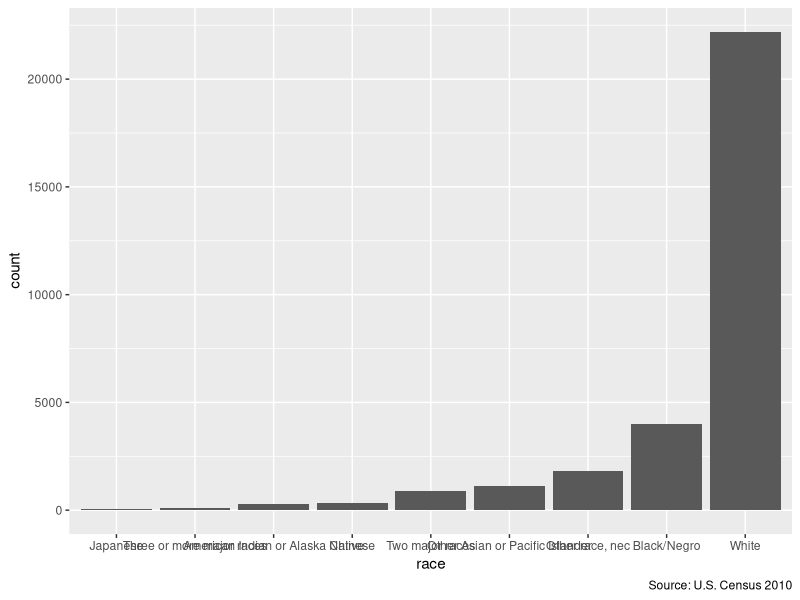
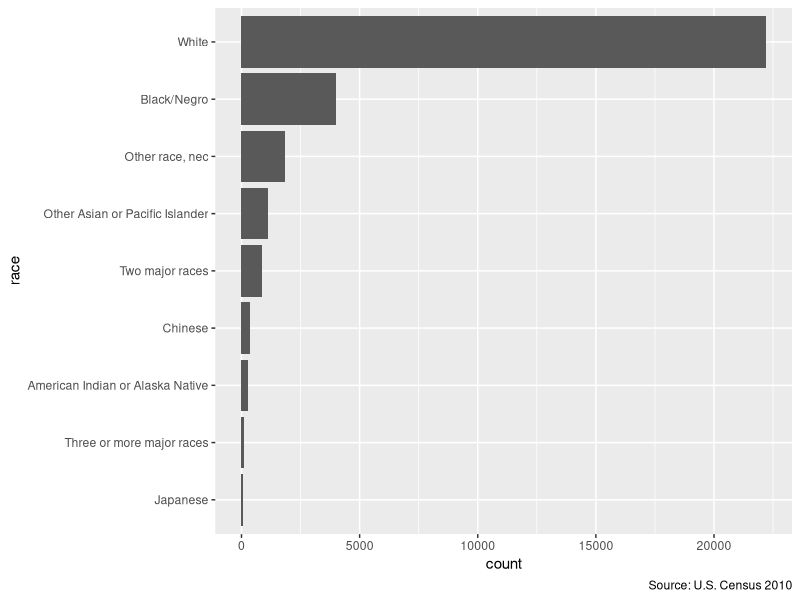

Source code (R) for these figures, in order: (Note: this script raises an error after producing the figures.)
## ---- chunk 1
library(dplyr)
library(readr)
library(haven)
library(ggplot2)
## ---- chunk 2
cen10 <- read_csv("input/usc2010_001percent.csv", col_types = cols())
## ---- chunk 3
copy <- cen10 
## ---- chunk 4
copy
## ---- chunk 5
copy <- ""
## ---- chunk 6
copy
## ---- chunk 7
my_list <- list()
my_list
## ---- chunk 8
my_list[[1]] <- "contents of the first slot -- this is a string"
my_list[["slot 2"]] <- "contents of slot named slot 2"
my_list
## ---- chunk 9
my_list[[1]] <- c(1, 2, 3, 4, 5)
## ---- chunk 10
my_list[[1]][[1]] <- "subitem 1 in slot 1 of my_list"
my_list[[1]][[2]] <- "subitem 1 in slot 2 of my_list"
my_list[[1]][[3]] <- "subitem 1 in slot 3 of my_list"

my_list
## ---- chunk 11
class(cen10)
## ---- chunk 12
class("some random text")
## ---- chunk 13
pikachu <- list(name = "Pikachu",
                number = 25,
                type = "Electric",
                color = "Yellow")
## ---- chunk 14
class(pikachu) <- "Pokemon"
## ---- chunk 15
ols <- lm(mpg ~ wt + vs + gear + carb, mtcars)
class(ols)
## ---- chunk 16

grp_race <- group_by(cen10, race)%>%
  summarize(count = n())

grp_race_ordered <- arrange(grp_race, count) %>% 
  mutate(race = forcats::as_factor(race))

gg_tab <- ggplot(data = grp_race_ordered) +
  aes(x = race, y = count) +
  geom_col() +
  labs(caption = "Source: U.S. Census 2010")
gg_tab
## ---- chunk 17
gg_tab + coord_flip()
## ---- chunk 18
str(my_list)
## ---- chunk 19
str(pikachu)
## ---- chunk 20
nrow(cen10)
## ---- chunk 21
# Enter yourself
unique(cen10$race)
mean(cen10$race == "American Indian or Alaska Native")
## ---- chunk 22
grp_race_ordered$count
class(grp_race_ordered$count)
## ---- chunk 23
head(cen10$age)
## ---- chunk 24
my_name <- "Shiro"
my_name
class(my_name)
## ---- chunk 25
my_name_letters <- c("S", "h", "i", "r", "o")
my_name_letters
class(my_name_letters)
## ---- chunk 26
my_name2 <- "shiro"
my_name == my_name2
## ---- chunk 27
cen10[, "race"]
## ---- chunk 28
cen10[, 11]
## ---- chunk 29
head(cen10$race)
## ---- chunk 30
count_men <- function(data) {
  
  nmen <- sum(data$sex == "Male")
  
  return(nmen)
}
## ---- chunk 31
count_men(cen10)
## ---- chunk 32
count_men(filter(cen10, state == "California"))
## ---- chunk 33
nw_in_state <- function(data, state) {
  s.subset <- filter(data, state == state)
  
  total.s <- nrow(s.subset)
  nw.s <- sum(s.subset$race != "White")
  
  nw.s / total.s
}
## ---- chunk 34
nw_in_state(cen10, "Alabama")
## ---- chunk 35
# Enter on your own
## ---- chunk 36
help(package = "ggplot2")
## ---- chunk 37
library(ggplot2)
## ---- chunk 38
x <- 5
if (x >0) {
  print("positive number")
} else if (x == 0)  {
  print ("zero")
} else {
  print("negative number")
}
## ---- chunk 39
cen10_copy <- cen10
cen10_copy$forties <- 0
cen10_copy[cen10_copy$age > 39 & cen10_copy$age < 51, ]$forties <- 1
head(cen10_copy[cen10_copy$age > 39 & cen10_copy$age < 51, ])
## ---- chunk 40
# Enter yourself
acs<- read_csv("input/acs2015_1percent.csv", col_types = cols())
set.seed(02138)
sample_acs <- sample_frac(acs, 0.01)
colnames(sample_acs)
unique(sample_acs$citizen)
mean(sample_acs$citizen != "Not a citizen of the US")
## ---- chunk 41
# Enter yourself

